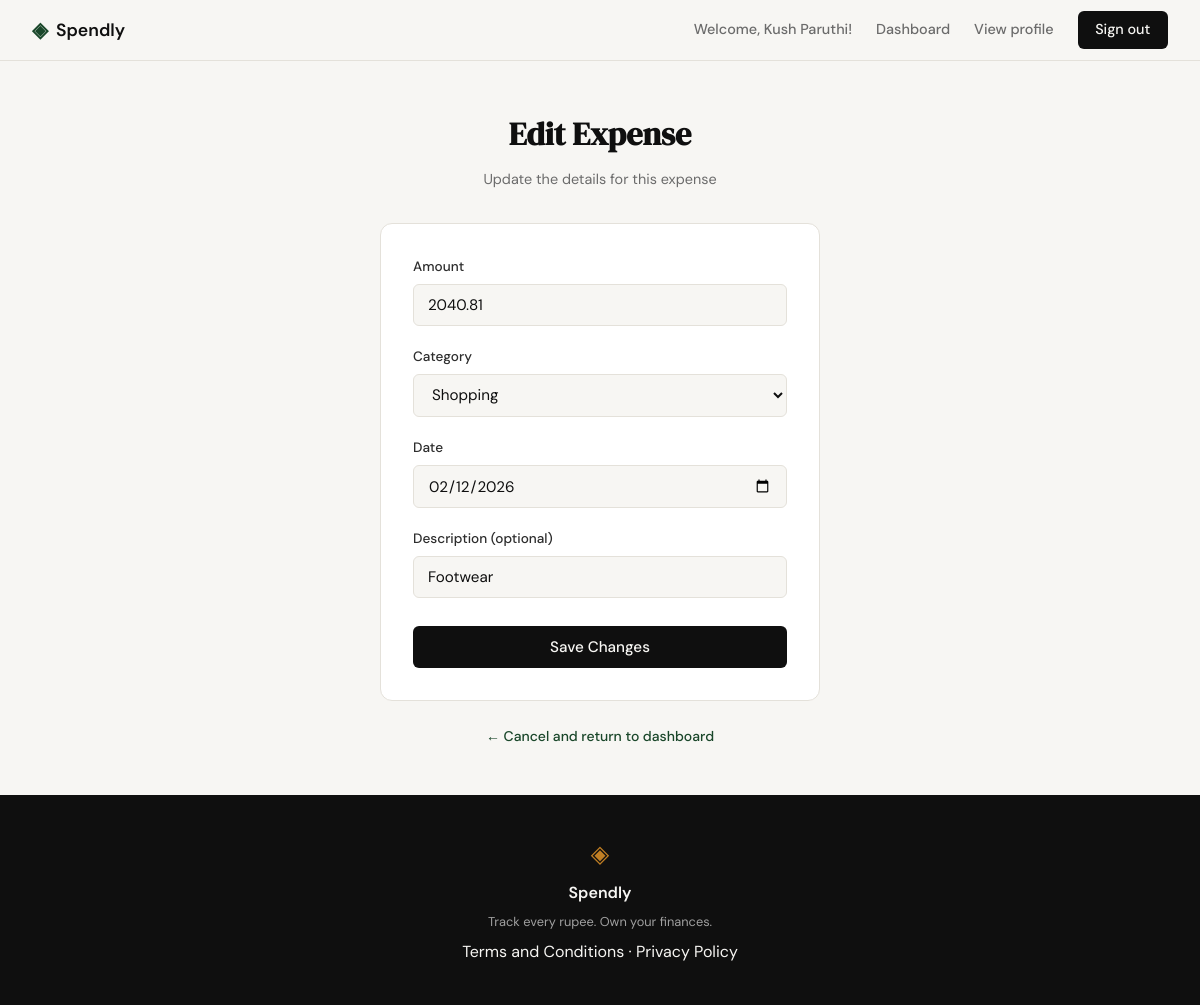
Screenshot of /expenses/31/edit (signed in) with the database file from the repository.
### tables this page shows
CREATE TABLE expenses (
            id INTEGER PRIMARY KEY AUTOINCREMENT,
            user_id INTEGER NOT NULL REFERENCES users(id),
            amount REAL NOT NULL,
            category TEXT NOT NULL,
            date TEXT NOT NULL,
            description TEXT,
            created_at TEXT DEFAULT (datetime('now'))
        );

### app.py (the view, shortened to what this page needs)
@app.route("/expenses/<int:id>/edit", methods=["GET", "POST"])
def edit_expense(id):
    if "user_id" not in session:
        return redirect(url_for("login"))
    from database.db import get_expense_by_id, update_expense
    from flask import abort
    expense = get_expense_by_id(id)
    if expense is None:
        abort(404)
    if expense["user_id"] != session["user_id"]:
        abort(403)
    if request.method == "GET":
        return render_template(
            "expenses/edit.html",
            categories=EXPENSE_CATEGORIES,
            amount_value=expense["amount"],
            category_value=expense["category"],
            date_value=expense["date"],
            description_value=expense["description"] or "",
        )

### database/db.py (called while the page is built)
def get_db():
    conn = sqlite3.connect("spendly.db")
    conn.row_factory = sqlite3.Row
    conn.execute("PRAGMA foreign_keys = ON")
    return conn

def get_expense_by_id(expense_id):
    conn = get_db()
    expense = conn.execute(
        "SELECT * FROM expenses WHERE id = ?", (expense_id,)
    ).fetchone()
    conn.close()
    return expense

### templates/expenses/edit.html (shortened to what this page needs)
{% extends "base.html" %}
{% block content %}
<section class="auth-section">
    <div class="auth-container">
        <div class="auth-header">
            <h1 class="auth-title">Edit Expense</h1>
            <p class="auth-subtitle">Update the details for this expense</p>
        </div>
        <div class="auth-card">
            <form method="POST">
                <div class="form-group">
                    <label for="amount">Amount</label>
                    <input type="number" id="amount" name="amount"
                           class="form-input" placeholder="0.00"
                           step="0.01" min="0.01"
                           value="{{ amount_value }}"
                           required autofocus>
                </div>
                <div class="form-group">
                    <label for="category">Category</label>
                    <select id="category" name="category" class="form-input" required>
                        {% for cat in categories %}
                        <option value="{{ cat }}" {% if cat == category_value %}selected{% endif %}>{{ cat }}</option>
                        {% endfor %}
                    </select>
                </div>
                <div class="form-group">
                    <label for="date">Date</label>
                    <input type="date" id="date" name="date"
                           class="form-input"
                           value="{{ date_value }}"
                           required>
                </div>
                <div class="form-group">
                    <label for="description">Description <span class="form-optional">(optional)</span></label>
                    <input type="text" id="description" name="description"
                           class="form-input" placeholder="What was this for?"
                           value="{{ description_value }}">
                </div>
                <button type="submit" class="btn-submit">Save Changes</button>
            </form>
        </div>
        <p class="auth-switch">
            <a href="{{ url_for('dashboard') }}">← Cancel and return to dashboard</a>
        </p>
    </div>
</section>
{% endblock %}

### static/css/style.css (style rules this page uses)
:root { --ink: #0f0f0f; --ink-soft: #2d2d2d; --ink-muted: #6b6b6b; --ink-faint: #a0a0a0; --paper: #f7f6f3; --paper-warm: #f0ede6; --paper-card: #ffffff; --accent: #1a472a; --accent-light: #e8f0eb; --accent-2: #c17f24; --accent-2-light: #fdf3e3; --danger: #c0392b; --danger-light: #fdecea; --border: #e4e1da; --border-soft: #eeebe4; --font-display: 'DM Serif Display', Georgia, serif; --font-body: 'DM Sans', system-ui, sans-serif; --max-width: 1200px; --auth-width: 440px; --radius-sm: 6px; --radius-md: 12px; --radius-lg: 20px; --bar-0: #1a472a; --bar-1: #c17f24; --bar-2: #5b7fa6; --bar-3: #8b5e83; --bar-4: #2e8b84; --bar-5: #c0614b; --bar-6: #5a5ea8; }
*, *::before, *::after { box-sizing: border-box; margin: 0; padding: 0; }
html { font-size: 16px; scroll-behavior: smooth; }
body { background: var(--paper); color: var(--ink); font-family: var(--font-body); font-size: 1rem; line-height: 1.6; -webkit-font-smoothing: antialiased; }
a { color: inherit; text-decoration: none; }
.auth-section { min-height: calc(100vh - 60px - 100px); display: flex; align-items: center; justify-content: center; padding: 3rem 2rem; }
.auth-container { width: 100%; max-width: var(--auth-width); }
.auth-header { text-align: center; margin-bottom: 2rem; }
.auth-title { font-family: var(--font-display); font-size: 2rem; color: var(--ink); margin-bottom: 0.5rem; }
.auth-subtitle { font-size: 0.9rem; color: var(--ink-muted); }
.auth-card { background: var(--paper-card); border: 1px solid var(--border); border-radius: var(--radius-md); padding: 2rem; margin-bottom: 1.5rem; }
.form-group { margin-bottom: 1.25rem; }
.form-group label { display: block; font-size: 0.85rem; font-weight: 500; color: var(--ink-soft); margin-bottom: 0.4rem; }
.form-input { width: 100%; padding: 0.6rem 0.875rem; border: 1px solid var(--border); border-radius: var(--radius-sm); font-family: var(--font-body); font-size: 0.95rem; color: var(--ink); background: var(--paper); outline: none; transition: border-color 0.2s; }
.form-input::placeholder { color: var(--ink-faint); }
.btn-submit { width: 100%; padding: 0.7rem; background: var(--ink); color: var(--paper); border: none; border-radius: var(--radius-sm); font-family: var(--font-body); font-size: 0.95rem; font-weight: 500; cursor: pointer; transition: background 0.2s; margin-top: 0.5rem; }
.auth-switch { text-align: center; font-size: 0.875rem; color: var(--ink-muted); }
.auth-switch a { color: var(--accent); font-weight: 500; }

### rows the page displays
expenses: amount "2040.81", category "Shopping", date "02/12/2026", description "Footwear"

### other values shown
{{ session.user_name }} "Kush Paruthi"
